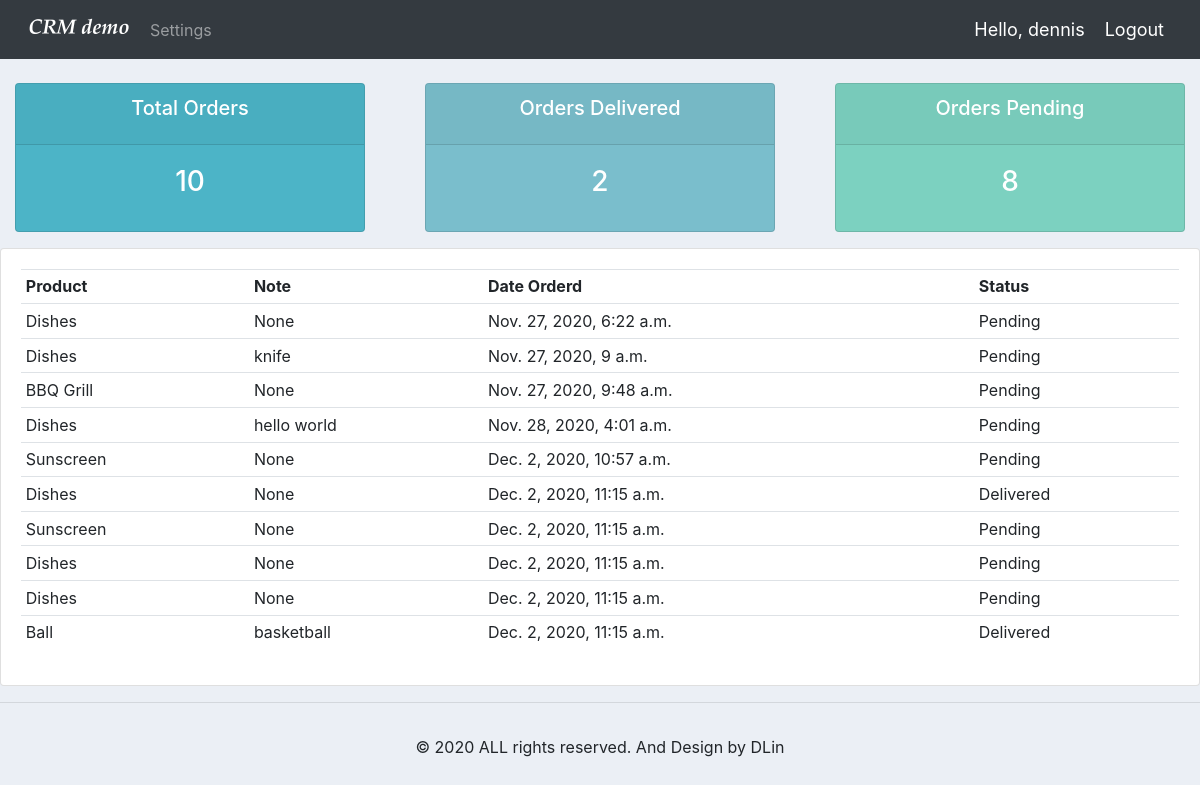
The app's page /user/ (signed in) with its own data.
### accounts/models.py (models this page shows, shortened)
class Order(models.Model):
	STATUS = (
		('Pending', 'Pending'),
		('Out for delivery', 'Out for delivery'),
		('Delivered', 'Delivered'),
		)
	customer = models.ForeignKey(Customer, null=True, on_delete= models.SET_NULL)
	product = models.ForeignKey(Product, null=True, on_delete= models.SET_NULL)
	date_created = models.DateTimeField(auto_now_add=True, null=True)
	status = models.CharField(max_length=200, null=True, choices=STATUS)
	note = models.CharField(max_length=1000, null=True)

class Product(models.Model):
	CATEGORY = (
		('Indoor', 'Indoor'),
		('Out Door', 'Out Door'),
		)
	name = models.CharField(max_length=200, null=True)
	price = models.FloatField(null=True)
	category = models.CharField(max_length=200, null=True, choices=CATEGORY)
	description = models.CharField(max_length=200, null=True, blank=True)
	date_created = models.DateTimeField(auto_now_add=True, null=True)
	tags = models.ManyToManyField(Tag)
	def __str__(self):
		return str(self.name)

### accounts/decorators.py (the view)
		def wrapper_func(request, *args, **kwargs):
			group = None
			if request.user.groups.exists():
				group = request.user.groups.all()[0].name
			if group in allowed_roles:
				return view_func(request, *args, **kwargs)
			else:
				return HttpResponse('You are not authorized to view this page')

### accounts/views.py (called while the page is built)
@login_required(login_url='login')
@allowed_users(allowed_roles=['customer'])
def userPage(request):
	orders = request.user.customer.order_set.all()
	total_orders = orders.count()
	delivered = orders.filter(status='Delivered').count()
	pending = orders.filter(status='Pending').count()
	context = {'orders': orders,
			'total_orders': total_orders,
			'delivered': delivered,
			'pending': pending
			}
	return render(request, 'accounts/user.html', context)

### accounts/templates/accounts/user.html
{% extends 'accounts/main.html' %}
{% block content %}
{% include 'accounts/status.html' %}
<div class="row">
	<div class="col-md">
		<div class="card card-body">
			<table class="table table-sm">
				<tr>
					<th>Product</th>
					<th>Note</th>
					<th>Date Orderd</th>
					<th>Status</th>
				</tr>
				{% for order in orders %}
					<tr>
						<td>{{ order.product }}</td>
						<td>{{ order.note }}</td>
						<td>{{ order.date_created }}</td>
						<td>{{ order.status }}</td>
					</tr>
				{% endfor %}
			</table>
		</div>
	</div>
</div>
{% endblock %}

### accounts/templates/accounts/navbar.html (shortened to what this page needs)
{% load static %}
<nav class="navbar navbar-expand-lg navbar-dark bg-dark">
  <img src="{% static 'images/logo.png' %}">
  <div class="collapse navbar-collapse" id="navbarNav">
    <ul class="navbar-nav">
      {% if request.user.is_staff %}
      <li class="nav-item active">
        <a class="nav-link" href="{% url 'home' %}">Dashboard</a>
      </li>
      <li class="nav-item">
        <a class="nav-link" href="{% url 'products' %}">Products</a>
      </li>
      {% else %}
      <li class="nav-item">
        <a class="nav-link" href="{% url 'account' %}">Settings</a>
      </li>
      {% endif %}
    </ul>
  </div>
  <span class="hello-msg">Hello, {{request.user}}</span>
  <span><a class="hello-msg" href="{% url 'logout' %}">Logout</a></span>
</nav>

### static/css/main.css (style rules this page uses)
body { background-color: #ebeff5; }

### accounts/templates/accounts/navbar.html (style rules this page uses)
.hello-msg { font-size: 18px; color: #fff; margin-right: 20px; }

### records on screen
Order: product "Dishes", note "None", date_created "Nov. 27, 2020, 6:22 a.m.", status "Pending"
Order: product "Dishes", note "knife", date_created "Nov. 27, 2020, 9 a.m.", status "Pending"
Order: product "BBQ Grill", note "None", date_created "Nov. 27, 2020, 9:48 a.m.", status "Pending"
Order: product "Dishes", note "hello world", date_created "Nov. 28, 2020, 4:01 a.m.", status "Pending"
Order: product "Sunscreen", note "None", date_created "Dec. 2, 2020, 10:57 a.m.", status "Pending"
Order: product "Dishes", note "None", date_created "Dec. 2, 2020, 11:15 a.m.", status "Delivered"
Order: product "Sunscreen", note "None", date_created "Dec. 2, 2020, 11:15 a.m.", status "Pending"
Order: product "Dishes", note "None", date_created "Dec. 2, 2020, 11:15 a.m.", status "Pending"
Order: product "Dishes", note "None", date_created "Dec. 2, 2020, 11:15 a.m.", status "Pending"
Order: product "Ball", note "basketball", date_created "Dec. 2, 2020, 11:15 a.m.", status "Delivered"

### other values on screen
{{ request.user }} "dennis"
{{ total_orders }} "10"
{{ delivered }} "2"
{{ pending }} "8"
